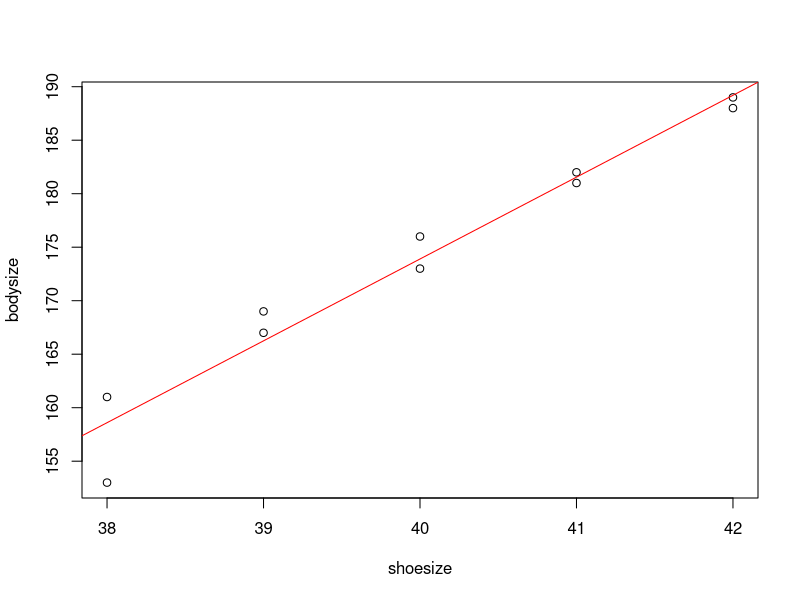
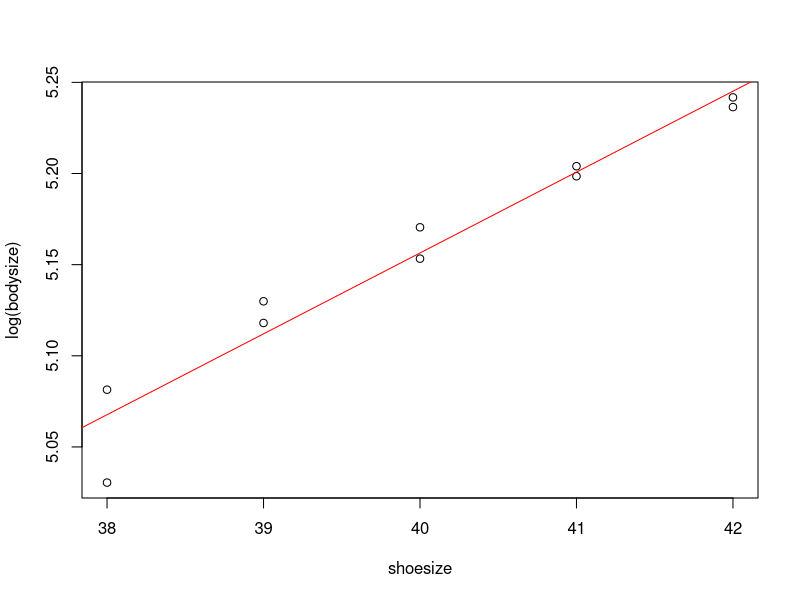
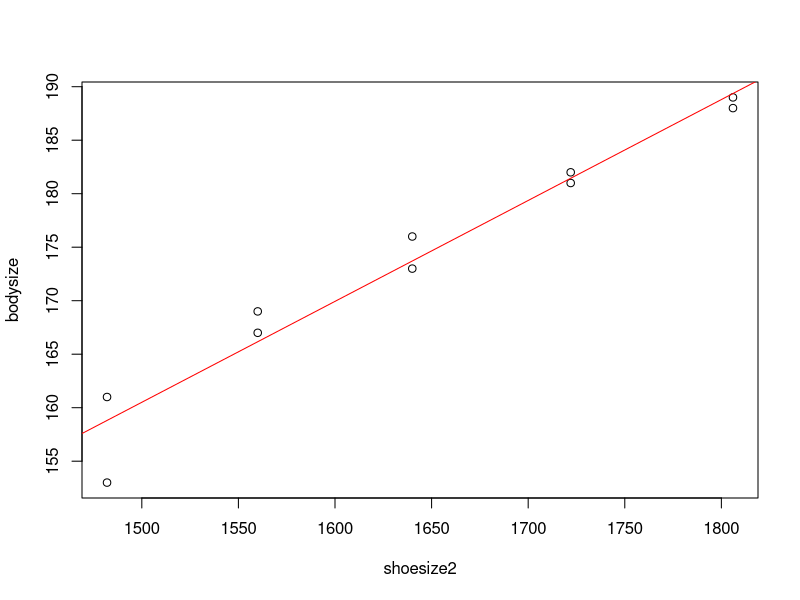

Source code (R) for these figures, in order:
shoesize<-c(38,38,39,39,40,40,41,41,42,42)
bodysize<-c(153,161,167,169,173,176,182,181,188,189)
bspl<-data.frame(shoesize,bodysize)
#bspl<-as.matrix(bspl) change from data frame to matrix
fm<-lm(bodysize ~ shoesize, data=bspl)
summary(fm)

plot(shoesize,bodysize)
abline(coef(fm),col="red")



#log modl
logmodel <- lm(log(bodysize)~shoesize,data=bspl)
summary(logmodel)
plot(shoesize,log(bodysize))
abline(coef(logmodel),col="red")

#square term
shoesize2<-(shoesize + I(shoesize^2))
bspl2<-data.frame(shoesize2,bodysize)
squareterm <- lm(bodysize ~ shoesize2, data=bspl2)
summary(squareterm)
plot(shoesize2,bodysize)
abline(coef(squareterm),col="red")
squareterm$residuals

#Q3
x1<- c(-1,1,-1,1)
x2<- c(-1,-1,1,1)
y<- c(3,5,7,11)
y2<- c(2.5,5.5,7.5,10.5)
res<-c(0.5,-0.5,-0.5,0.5)
q3data<-data.frame(x1,x2,y)
fmq3<-lm(y ~ x1+x2, data=q3data)
summary(fmq3)
fmq3$coefficients
myInteractModel<-fmq3$fitted.values
fmq3$residuals

fmq3Int<-lm(y ~ x1+x2+x1:x2, data=q3data)
summary(fmq3Int)
fmq3Int$coefficients
fmq3Int$fitted.values
fmq3Int$residuals

x1new<-c(20,40,20,40)
x2new<-c(20,20,30,30)
newdata<-data.frame(x1new,x2new,y)
newmodel<-lm(y~x1new+x2new,data=newdata)
summary(newmodel)
newmodel$coefficients
newmodel$fitted.values
newmodel$residuals
